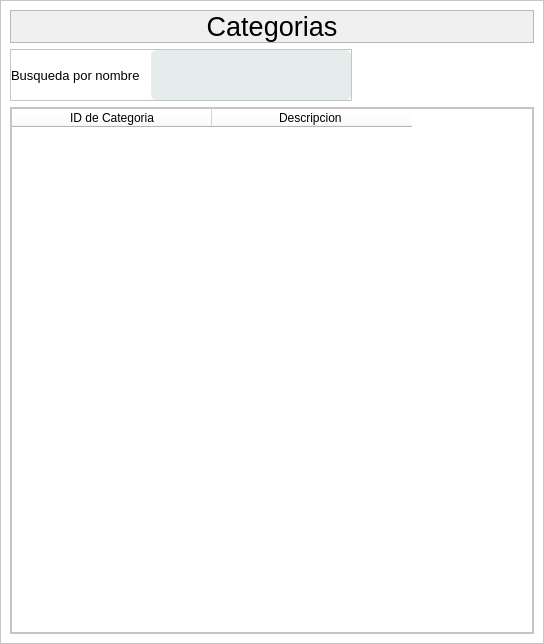
<?xml version="1.0" encoding="UTF-8"?>
<ui version="4.0">
 <class>Categoria</class>
 <widget class="QMainWindow" name="Categoria">
  <property name="geometry">
   <rect>
    <x>0</x>
    <y>0</y>
    <width>544</width>
    <height>644</height>
   </rect>
  </property>
  <property name="windowTitle">
   <string>MainWindow</string>
  </property>
  <property name="styleSheet">
   <string notr="true">*{
	background-color: rgb(255, 255, 255);
}</string>
  </property>
  <widget class="QWidget" name="centralwidget">
   <layout class="QVBoxLayout" name="verticalLayout">
    <property name="spacing">
     <number>0</number>
    </property>
    <property name="leftMargin">
     <number>0</number>
    </property>
    <property name="topMargin">
     <number>0</number>
    </property>
    <property name="rightMargin">
     <number>0</number>
    </property>
    <property name="bottomMargin">
     <number>0</number>
    </property>
    <item>
     <widget class="QFrame" name="frame">
      <property name="frameShape">
       <enum>QFrame::StyledPanel</enum>
      </property>
      <property name="frameShadow">
       <enum>QFrame::Raised</enum>
      </property>
      <layout class="QVBoxLayout" name="verticalLayout_2">
       <item alignment="Qt::AlignTop">
        <widget class="QFrame" name="frame_3">
         <property name="styleSheet">
          <string notr="true">*{
	background-color: rgb(240, 240, 240);
}
</string>
         </property>
         <property name="frameShape">
          <enum>QFrame::StyledPanel</enum>
         </property>
         <property name="frameShadow">
          <enum>QFrame::Raised</enum>
         </property>
         <layout class="QHBoxLayout" name="horizontalLayout">
          <property name="spacing">
           <number>0</number>
          </property>
          <property name="leftMargin">
           <number>0</number>
          </property>
          <property name="topMargin">
           <number>0</number>
          </property>
          <property name="rightMargin">
           <number>0</number>
          </property>
          <property name="bottomMargin">
           <number>0</number>
          </property>
          <item>
           <widget class="QLabel" name="label">
            <property name="font">
             <font>
              <pointsize>20</pointsize>
             </font>
            </property>
            <property name="text">
             <string>Categorias</string>
            </property>
            <property name="alignment">
             <set>Qt::AlignCenter</set>
            </property>
           </widget>
          </item>
         </layout>
        </widget>
       </item>
       <item alignment="Qt::AlignLeft|Qt::AlignTop">
        <widget class="QFrame" name="frame_4">
         <property name="styleSheet">
          <string notr="true">*{
	background-color: rgb(255, 255, 255);
}
QLabel{
	color: rgb(0, 0, 0);
	height: 25;
}

QLineEdit{
	color: rgb(0, 0, 0);
	background-color: rgb(228, 236, 236);
	border-radius: 5px;
	height: 50;	
}

QPushButton{
	border: none;
	border: 15px solid rgb(228, 236, 236);
	border-radius: 10px;
	color: rgb(0, 0, 0);
	background-color: rgb(228, 236, 236);
	text-align: center;

}</string>
         </property>
         <property name="frameShape">
          <enum>QFrame::StyledPanel</enum>
         </property>
         <property name="frameShadow">
          <enum>QFrame::Raised</enum>
         </property>
         <layout class="QHBoxLayout" name="horizontalLayout_2">
          <property name="spacing">
           <number>11</number>
          </property>
          <property name="leftMargin">
           <number>0</number>
          </property>
          <property name="topMargin">
           <number>0</number>
          </property>
          <property name="rightMargin">
           <number>0</number>
          </property>
          <property name="bottomMargin">
           <number>0</number>
          </property>
          <item>
           <widget class="QLabel" name="label_3">
            <property name="font">
             <font>
              <family>Segoe UI</family>
              <pointsize>10</pointsize>
             </font>
            </property>
            <property name="text">
             <string>Busqueda por nombre</string>
            </property>
           </widget>
          </item>
          <item>
           <widget class="QLineEdit" name="busnombre">
            <property name="minimumSize">
             <size>
              <width>200</width>
              <height>0</height>
             </size>
            </property>
            <property name="maximumSize">
             <size>
              <width>200</width>
              <height>16777215</height>
             </size>
            </property>
           </widget>
          </item>
         </layout>
        </widget>
       </item>
       <item>
        <widget class="QFrame" name="frame_2">
         <property name="sizePolicy">
          <sizepolicy hsizetype="Preferred" vsizetype="Expanding">
           <horstretch>0</horstretch>
           <verstretch>0</verstretch>
          </sizepolicy>
         </property>
         <property name="font">
          <font>
           <family>MS Shell Dlg 2</family>
          </font>
         </property>
         <property name="styleSheet">
          <string notr="true">*{
	background-color: rgb(255, 255, 255);
}
QLabel{
	color: rgb(0, 0, 0);
	height: 25;
}

QLineEdit{
	color: rgb(0, 0, 0);
	background-color: rgb(228, 236, 236);
	border-radius: 5px;
	height: 50;	
}

QPushButton{
	border: none;
	border: 15px solid rgb(228, 236, 236);
	border-radius: 10px;
	color: rgb(0, 0, 0);
	background-color: rgb(228, 236, 236);
	text-align: center;

}</string>
         </property>
         <property name="frameShape">
          <enum>QFrame::StyledPanel</enum>
         </property>
         <property name="frameShadow">
          <enum>QFrame::Raised</enum>
         </property>
         <layout class="QVBoxLayout" name="verticalLayout_3">
          <property name="spacing">
           <number>0</number>
          </property>
          <property name="leftMargin">
           <number>0</number>
          </property>
          <property name="topMargin">
           <number>0</number>
          </property>
          <property name="rightMargin">
           <number>0</number>
          </property>
          <property name="bottomMargin">
           <number>0</number>
          </property>
          <item>
           <widget class="QTableWidget" name="tablacategoria">
            <property name="editTriggers">
             <set>QAbstractItemView::NoEditTriggers</set>
            </property>
            <property name="dragDropOverwriteMode">
             <bool>true</bool>
            </property>
            <property name="alternatingRowColors">
             <bool>true</bool>
            </property>
            <property name="verticalScrollMode">
             <enum>QAbstractItemView::ScrollPerPixel</enum>
            </property>
            <property name="horizontalScrollMode">
             <enum>QAbstractItemView::ScrollPerPixel</enum>
            </property>
            <property name="gridStyle">
             <enum>Qt::SolidLine</enum>
            </property>
            <attribute name="horizontalHeaderDefaultSectionSize">
             <number>200</number>
            </attribute>
            <column>
             <property name="text">
              <string>ID de Categoria</string>
             </property>
            </column>
            <column>
             <property name="text">
              <string>Descripcion </string>
             </property>
            </column>
           </widget>
          </item>
         </layout>
        </widget>
       </item>
      </layout>
     </widget>
    </item>
   </layout>
  </widget>
 </widget>
 <resources/>
 <connections/>
</ui>
